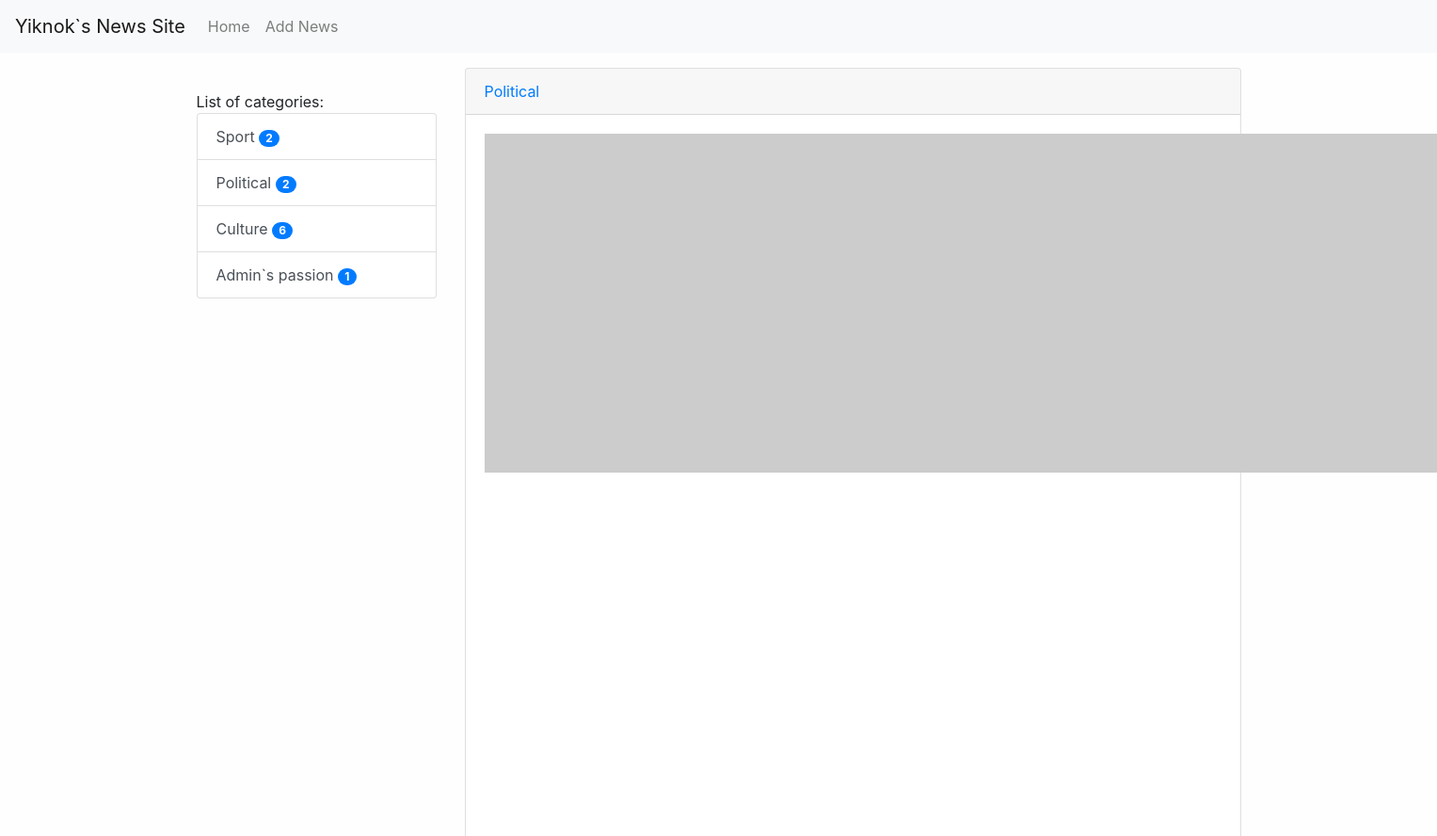
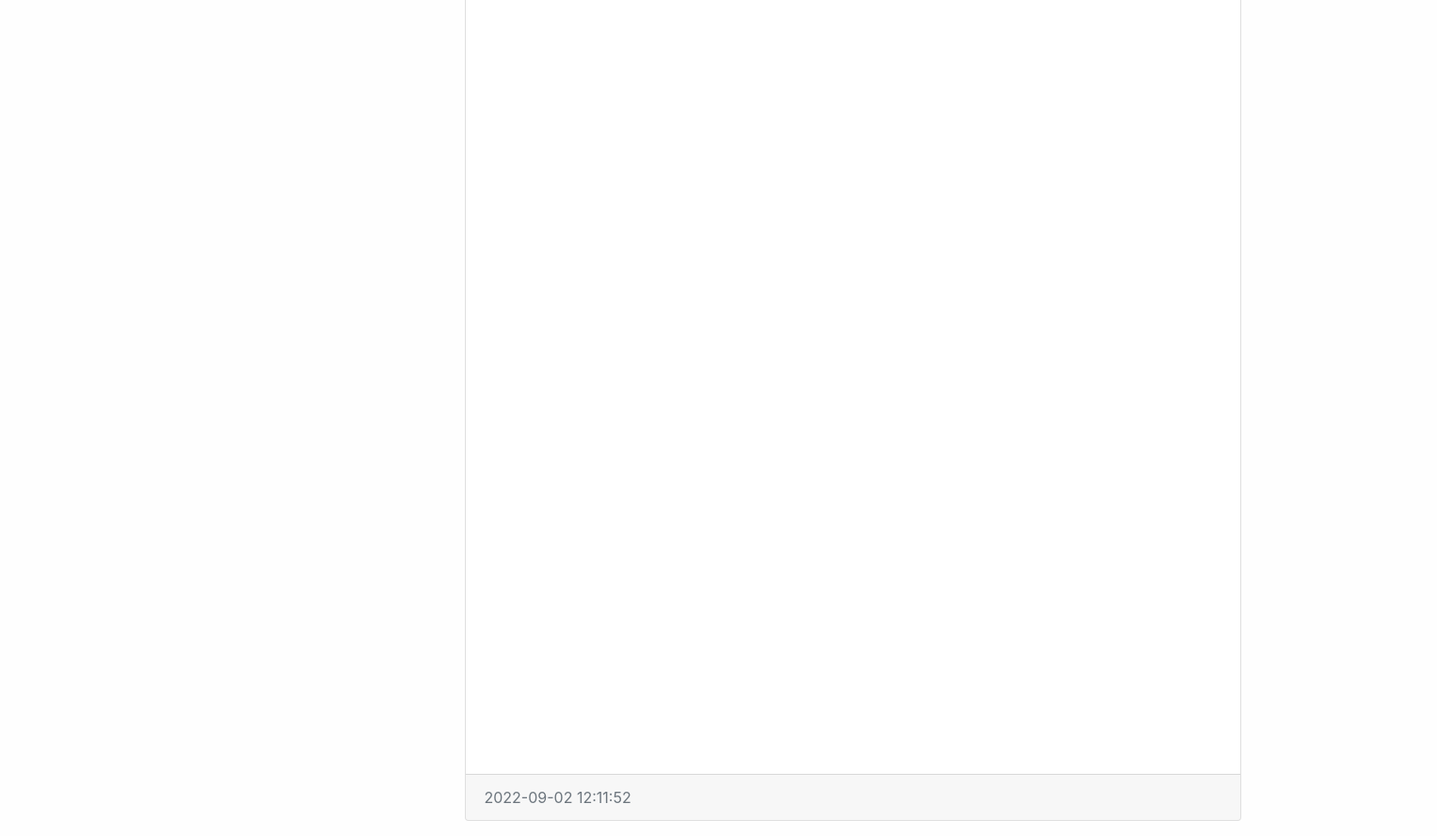
The app's page /news/7/ with its own data (2 pictures, top to bottom).
### news/models.py (models this page shows, shortened)
class Category(models.Model):
    title = models.CharField(max_length=150, db_index=True, verbose_name='Category title')
    def get_absolute_url(self):
        return reverse('category',kwargs={'category_id':self.pk})
    class Meta:
        verbose_name = 'Category'
        verbose_name_plural = 'Categories'
        ordering = ['title']

class News(models.Model):
    title = models.CharField(max_length=150, verbose_name='News Title')
    content = models.TextField(blank=True, verbose_name='News Content')
    created_at = models.DateTimeField(auto_now_add=True, verbose_name='Created At:')
    updated_at = models.DateTimeField(auto_now=True, verbose_name='Last Update:')
    photo = models.ImageField(upload_to='photos/%Y/%m/%d', blank=True, verbose_name='Photo')
    is_published=models.BooleanField(default=True,verbose_name='Published')
    category = models.ForeignKey('Category', on_delete=models.PROTECT, verbose_name='News Category')
    views = models.IntegerField(default=0)
    class Meta:
        verbose_name = 'News'
        verbose_name_plural = 'News'
        ordering = ['-created_at']

### news/views.py (the view)
# urls.py: path('news/<int:pk>/', ViewNews.as_view(), name='view_news'),
class ViewNews(DeleteView):
    model = News
    context_object_name = 'news_item'

### news/templatetags/news_tags.py (called while the page is built)
@register.simple_tag()
def get_categories():
    return Category.objects.all()

@register.inclusion_tag('news/list_categories.html')
def show_categories(arg1, arg2):
    categories = Category.objects.annotate(cnt=Count('news')).filter(cnt__gt=0)
    return {'categories': categories, 'arg1': arg1, 'arg2': arg2}

### news/templates/news/news_confirm_delete.html (shortened to what this page needs)
{% extends 'base.html' %}
{%block sidebar%}
{%include 'inc/_sidebar.html'%}
{%endblock%}
{%block content%}
<div class="card mb-3">
    <div class="card-header">
        <a href="{{item.category.get_absolute_url}}">{{news_item.category.title}}</a>
    </div>
    <div class="card-body">
        <div class="media">
            {%if news_item.photo%}
            <img src="{{news_item.photo.url}}" width="360" class="mr-3">
            {%else%}
            <img src="https://picsum.photos/id/1060/360/205?blur=2" class="mr-3">
            {%endif%}
        </div>
    </div>
    <div class="card-footer text-muted">
        {{news_item.created_at | date:'Y-m-d H:i:s'}}
    </div>
</div>
{%endblock%}

### news/templates/news/list_categories.html
<div class="list-group">
    {{arg1}} {{arg2}}
    {%for item in categories%}
    <a href="{{item.get_absolute_url}}" class="list-group-item list-group-item-action">{{item.title}}     <span class="badge badge-primary badge-pill">{{item.cnt}}</span>
</a>
    {%endfor%}
</div>

### djangoPractice/static/css/style.css (style rules this page uses)
body { background-color : #fefefe; }

### records on screen
Category: title "Sport", cnt "2"
Category: title "Political", cnt "2"
Category: title "Culture", cnt "6"
Category: title "Admin`s passion", cnt "1"
News: category "Political", created_at "2022-09-02 12:11:52"

### other values on screen
{{ arg1 }} "List of"
{{ arg2 }} "categories:"
